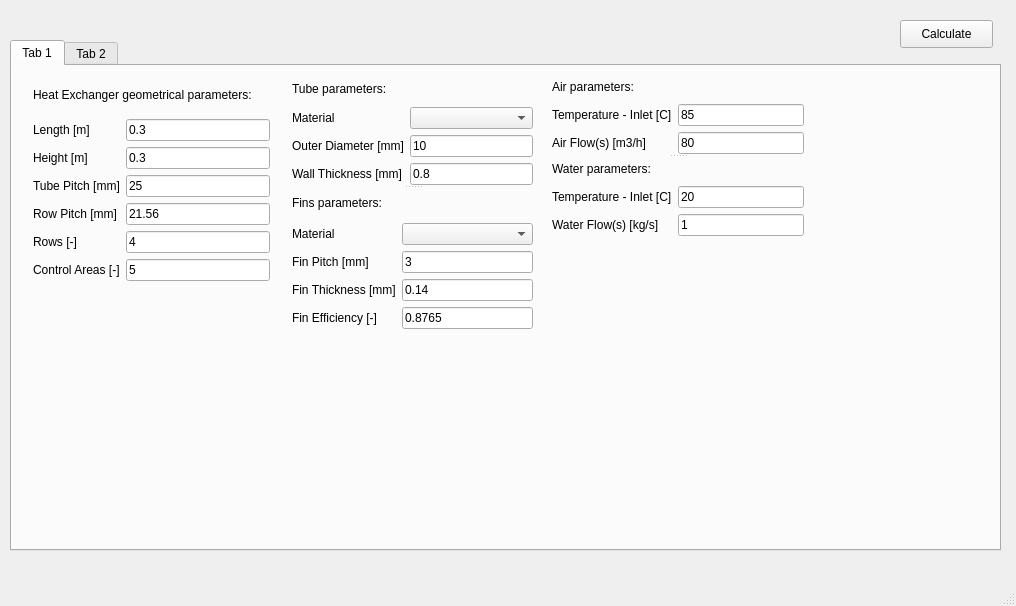
<?xml version="1.0" encoding="UTF-8"?>
<ui version="4.0">
 <class>MainWindow</class>
 <widget class="QMainWindow" name="MainWindow">
  <property name="geometry">
   <rect>
    <x>0</x>
    <y>0</y>
    <width>1016</width>
    <height>606</height>
   </rect>
  </property>
  <property name="windowTitle">
   <string>MainWindow</string>
  </property>
  <widget class="QWidget" name="centralwidget">
   <widget class="QPushButton" name="pushButton">
    <property name="geometry">
     <rect>
      <x>900</x>
      <y>20</y>
      <width>93</width>
      <height>28</height>
     </rect>
    </property>
    <property name="text">
     <string>Calculate</string>
    </property>
   </widget>
   <widget class="QTabWidget" name="tabWidget">
    <property name="geometry">
     <rect>
      <x>10</x>
      <y>40</y>
      <width>991</width>
      <height>511</height>
     </rect>
    </property>
    <property name="currentIndex">
     <number>0</number>
    </property>
    <widget class="QWidget" name="params">
     <attribute name="title">
      <string>Tab 1</string>
     </attribute>
     <widget class="QSplitter" name="splitter_2">
      <property name="geometry">
       <rect>
        <x>540</x>
        <y>10</y>
        <width>252</width>
        <height>160</height>
       </rect>
      </property>
      <property name="orientation">
       <enum>Qt::Vertical</enum>
      </property>
      <widget class="QWidget" name="layoutWidget">
       <layout class="QGridLayout" name="gridLayout_5">
        <item row="0" column="0" colspan="2">
         <widget class="QLabel" name="label_38">
          <property name="text">
           <string>Air parameters:</string>
          </property>
         </widget>
        </item>
        <item row="1" column="0">
         <widget class="QLabel" name="label_17">
          <property name="text">
           <string>Temperature - Inlet [C]</string>
          </property>
         </widget>
        </item>
        <item row="1" column="1">
         <widget class="QLineEdit" name="Air_Temp_In">
          <property name="text">
           <string>85</string>
          </property>
         </widget>
        </item>
        <item row="2" column="0">
         <widget class="QLabel" name="label_15">
          <property name="text">
           <string>Air Flow(s) [m3/h]</string>
          </property>
         </widget>
        </item>
        <item row="2" column="1">
         <widget class="QLineEdit" name="Air_Flows">
          <property name="text">
           <string>80</string>
          </property>
         </widget>
        </item>
       </layout>
      </widget>
      <widget class="QWidget" name="layoutWidget_2">
       <layout class="QGridLayout" name="gridLayout_6">
        <item row="0" column="0" colspan="2">
         <widget class="QLabel" name="label_40">
          <property name="text">
           <string>Water parameters:</string>
          </property>
         </widget>
        </item>
        <item row="1" column="0">
         <widget class="QLabel" name="label_41">
          <property name="text">
           <string>Temperature - Inlet [C]</string>
          </property>
         </widget>
        </item>
        <item row="1" column="1">
         <widget class="QLineEdit" name="Water_Temp_In">
          <property name="text">
           <string>20</string>
          </property>
         </widget>
        </item>
        <item row="2" column="0">
         <widget class="QLabel" name="label_42">
          <property name="text">
           <string>Water Flow(s) [kg/s]</string>
          </property>
         </widget>
        </item>
        <item row="2" column="1">
         <widget class="QLineEdit" name="Water_Flows">
          <property name="text">
           <string>1</string>
          </property>
         </widget>
        </item>
       </layout>
      </widget>
     </widget>
     <widget class="QWidget" name="layoutWidget">
      <property name="geometry">
       <rect>
        <x>21</x>
        <y>11</y>
        <width>237</width>
        <height>204</height>
       </rect>
      </property>
      <layout class="QGridLayout" name="gridLayout_4">
       <item row="0" column="0" colspan="2">
        <widget class="QLabel" name="label_16">
         <property name="text">
          <string>Heat Exchanger geometrical parameters:</string>
         </property>
        </widget>
       </item>
       <item row="1" column="0">
        <widget class="QLabel" name="label">
         <property name="text">
          <string>Length [m]</string>
         </property>
        </widget>
       </item>
       <item row="1" column="1">
        <widget class="QLineEdit" name="HE_Lenght">
         <property name="text">
          <string>0.3</string>
         </property>
        </widget>
       </item>
       <item row="2" column="0">
        <widget class="QLabel" name="label_2">
         <property name="text">
          <string>Height [m]</string>
         </property>
        </widget>
       </item>
       <item row="2" column="1">
        <widget class="QLineEdit" name="HE_Height">
         <property name="text">
          <string>0.3</string>
         </property>
        </widget>
       </item>
       <item row="3" column="0">
        <widget class="QLabel" name="label_3">
         <property name="text">
          <string>Tube Pitch [mm]</string>
         </property>
        </widget>
       </item>
       <item row="3" column="1">
        <widget class="QLineEdit" name="Tube_Pitch">
         <property name="text">
          <string>25</string>
         </property>
        </widget>
       </item>
       <item row="4" column="0">
        <widget class="QLabel" name="label_4">
         <property name="text">
          <string>Row Pitch [mm]</string>
         </property>
        </widget>
       </item>
       <item row="4" column="1">
        <widget class="QLineEdit" name="Row_Pitch">
         <property name="text">
          <string>21.56</string>
         </property>
        </widget>
       </item>
       <item row="5" column="0">
        <widget class="QLabel" name="label_5">
         <property name="text">
          <string>Rows [-]</string>
         </property>
        </widget>
       </item>
       <item row="5" column="1">
        <widget class="QLineEdit" name="Rows">
         <property name="text">
          <string>4</string>
         </property>
        </widget>
       </item>
       <item row="6" column="0">
        <widget class="QLabel" name="label_13">
         <property name="text">
          <string>Control Areas [-]</string>
         </property>
        </widget>
       </item>
       <item row="6" column="1">
        <widget class="QLineEdit" name="Control_Areas">
         <property name="text">
          <string>5</string>
         </property>
        </widget>
       </item>
      </layout>
     </widget>
     <widget class="QSplitter" name="splitter">
      <property name="geometry">
       <rect>
        <x>280</x>
        <y>10</y>
        <width>241</width>
        <height>253</height>
       </rect>
      </property>
      <property name="orientation">
       <enum>Qt::Vertical</enum>
      </property>
      <widget class="QWidget" name="layoutWidget">
       <layout class="QGridLayout" name="gridLayout">
        <item row="0" column="0" colspan="2">
         <widget class="QLabel" name="label_19">
          <property name="text">
           <string>Tube parameters:</string>
          </property>
         </widget>
        </item>
        <item row="1" column="0">
         <widget class="QLabel" name="label_12">
          <property name="text">
           <string>Material</string>
          </property>
         </widget>
        </item>
        <item row="1" column="1">
         <widget class="QComboBox" name="comboBox">
          <property name="currentText">
           <string/>
          </property>
         </widget>
        </item>
        <item row="2" column="0">
         <widget class="QLabel" name="label_14">
          <property name="text">
           <string>Outer Diameter [mm]</string>
          </property>
         </widget>
        </item>
        <item row="2" column="1">
         <widget class="QLineEdit" name="Tube_Outer_Diameter">
          <property name="text">
           <string>10</string>
          </property>
         </widget>
        </item>
        <item row="3" column="0">
         <widget class="QLabel" name="label_18">
          <property name="text">
           <string>Wall Thickness [mm]</string>
          </property>
         </widget>
        </item>
        <item row="3" column="1">
         <widget class="QLineEdit" name="Tube_Wall_Thickness">
          <property name="text">
           <string>0.8</string>
          </property>
         </widget>
        </item>
       </layout>
      </widget>
      <widget class="QWidget" name="layoutWidget">
       <layout class="QGridLayout" name="gridLayout_3">
        <item row="0" column="0">
         <widget class="QLabel" name="label_34">
          <property name="text">
           <string>Fins parameters:</string>
          </property>
         </widget>
        </item>
        <item row="1" column="0">
         <widget class="QLabel" name="label_36">
          <property name="text">
           <string>Material</string>
          </property>
         </widget>
        </item>
        <item row="1" column="1">
         <widget class="QComboBox" name="comboBox_5"/>
        </item>
        <item row="2" column="0">
         <widget class="QLabel" name="label_37">
          <property name="text">
           <string>Fin Pitch [mm]</string>
          </property>
         </widget>
        </item>
        <item row="2" column="1">
         <widget class="QLineEdit" name="Fin_Pitch">
          <property name="text">
           <string>3</string>
          </property>
         </widget>
        </item>
        <item row="3" column="0">
         <widget class="QLabel" name="label_35">
          <property name="text">
           <string>Fin Thickness [mm]</string>
          </property>
         </widget>
        </item>
        <item row="3" column="1">
         <widget class="QLineEdit" name="Fin_Thickness">
          <property name="text">
           <string>0.14</string>
          </property>
          <property name="maxLength">
           <number>32766</number>
          </property>
         </widget>
        </item>
        <item row="4" column="0">
         <widget class="QLabel" name="label_39">
          <property name="text">
           <string>Fin Efficiency [-]</string>
          </property>
         </widget>
        </item>
        <item row="4" column="1">
         <widget class="QLineEdit" name="Fin_Efficiency">
          <property name="text">
           <string>0.8765</string>
          </property>
         </widget>
        </item>
       </layout>
      </widget>
     </widget>
    </widget>
    <widget class="QWidget" name="general_results">
     <attribute name="title">
      <string>Tab 2</string>
     </attribute>
     <widget class="QTableWidget" name="tempResults">
      <property name="geometry">
       <rect>
        <x>10</x>
        <y>10</y>
        <width>961</width>
        <height>461</height>
       </rect>
      </property>
     </widget>
    </widget>
   </widget>
  </widget>
  <widget class="QMenuBar" name="menubar">
   <property name="geometry">
    <rect>
     <x>0</x>
     <y>0</y>
     <width>1016</width>
     <height>25</height>
    </rect>
   </property>
  </widget>
  <widget class="QStatusBar" name="statusbar"/>
 </widget>
 <resources/>
 <connections/>
</ui>
